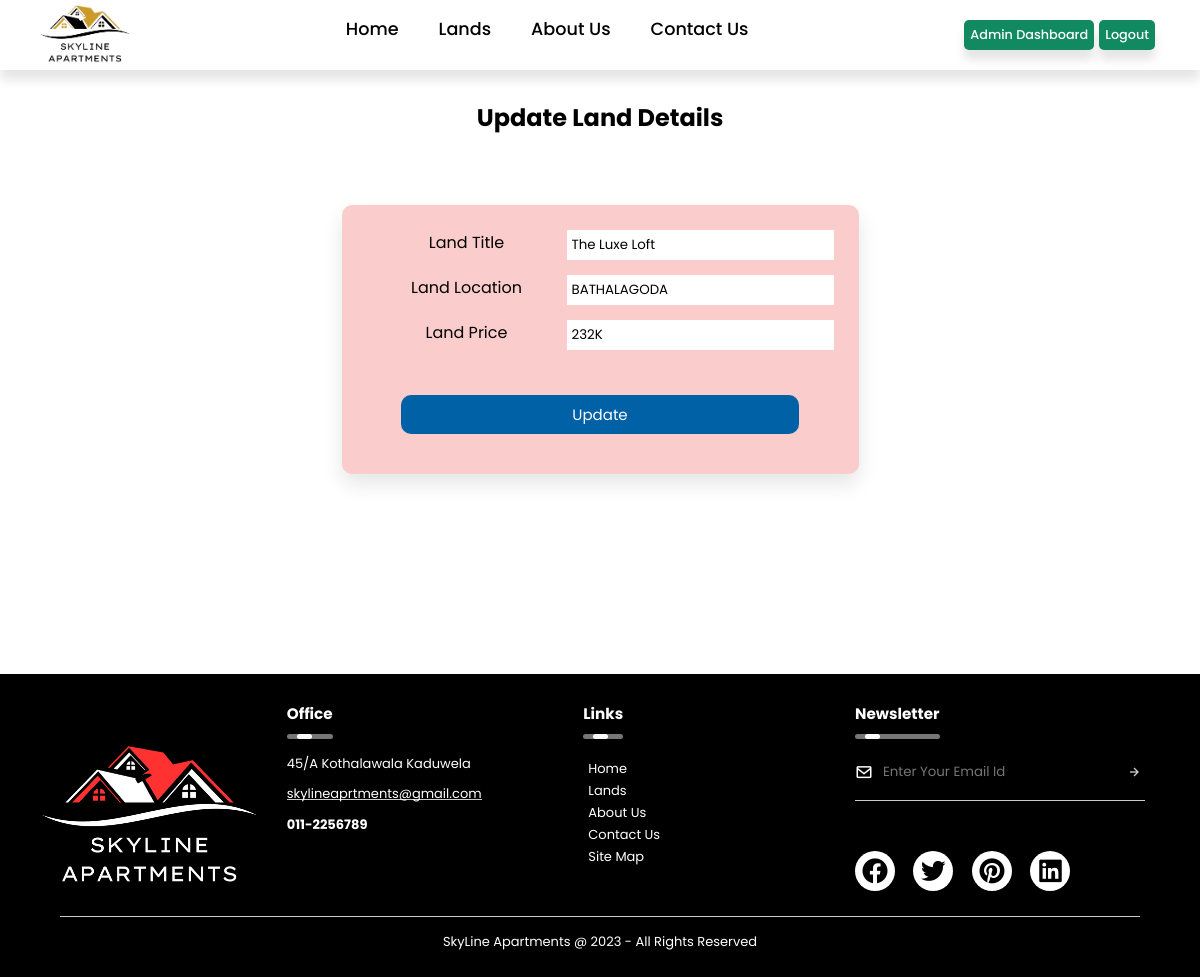
The app's page /updateLand.php?id=1 (signed in) with its own data.
### tables this page shows
CREATE TABLE `land` (
  `landID` int(11) NOT NULL,
  `l_title` varchar(60) NOT NULL,
  `l_location` varchar(30) NOT NULL,
  `l_price` varchar(20) NOT NULL,
  `l_imgLoc` varchar(20) NOT NULL,
  `sellerID` int(11) NOT NULL,
  `isSold` int(11) NOT NULL,
  `click_count` int(11) NOT NULL,
  `l_description` varchar(300) DEFAULT NULL
);

### updateLand.php (the view, shortened to what this page needs)
<?php
    $title = 'Update'; include("header.php");
?>
<link rel="stylesheet" href="./css/updateLand.css">
<section>
    <h1 class="main-title">Update Land Details</h1>
    <?php
        include_once("./config/databaseConfig.php");
        $landid = $_GET["id"];
        $sql = mysqli_query($conn, "SELECT *
                                    FROM land
                                    WHERE landID='" . $landid . "'
                                    ");
        $row  = mysqli_fetch_array($sql);
            $lTitle = $row["l_title"];
            $lLocation = $row["l_location"];
            $lPrice = $row["l_price"];
    ?>
        <div class="container">
        <form class="update_form" action="./admin/updateLandConfig.php" method="POST">
                <div class="input-field">
                <label>Land Title</label>
                <input required value='<?php echo"$lTitle";?>' type="text" name="lTitle">
                </div>
                <div class="input-field">
                <label>Land Location</label>
                <input required value='<?php echo"$lLocation";?>' type="text" name="lLocation">
                </div>
                <div class="input-field">
                <label>Land Price</label>
                <input required value='<?php echo"$lPrice";?>' type="text" name="lPrice">
                </div>
                <div class="btn">
                <button type="submit" name="update">Update</button>
                </div>
            </form>
        </div>
</section>
<?php include("footer.php"); ?>

### css/header.css (style rules this page uses)
* { margin: 0; padding: 0; box-sizing: border-box; font-family: 'Poppins', sans-serif; scroll-behavior: smooth; list-style: none; text-decoration: none; }
body { background-color: #ffffff; }

### css/updateLand.css (style rules this page uses)
section { justify-content: center; text-align: center; display: flex; flex-direction: column; justify-items: center; width: 60%; margin-left: auto; margin-right: auto; }
.main-title { position: relative; top: 100px; }
form { display: block; }
.container { display: block; margin-top: 150px; padding: 20px; margin-left: auto; margin-right: auto; margin-bottom: 180px; }
.update_form { display: block; background-color: #facccc; border-radius: 10px; box-shadow: 0px 10px 20px rgba(0, 0, 0, 0.1); padding: 10px; }
.input-field { display: flex; margin: 15px; }
.input-field label { width: 200px; }
.input-field input { background-color: white; padding: 5px; border: none; }
.update_form button { color: #fff; background-color: #0061a7; padding: 8px; border-radius: 10px; width: 80%; cursor: pointer; border: none; font-size: 15px; margin-top: 30px; margin-bottom: 30px; }
.update_form input { color: black; }

### css/footer.css (style rules this page uses)
* { margin: 0; padding: 0; box-sizing: border-box; font-family: 'Poppins', sans-serif; scroll-behavior: smooth; list-style: none; text-decoration: none; }

### records on screen
land: lTitle "The Luxe Loft", lLocation "BATHALAGODA", lPrice "232K"
